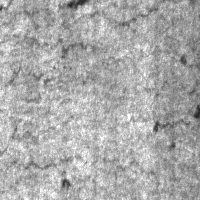
#> input picture Project_2/dataset/crazing_257.jpg, 200 x 200 px
$ python -i contour.py   (imports and definitions only)
#> lines starting #> are read from the running program, lines starting #| are printed output that depends on the picture; after the words box and inside, x2 and y2 are one past the last pixel; in counts of white or black regions, pixels touching at a corner belong together
#> further down, picture is the input picture: shape (200, 200, 3); min 35, max 255, mean 170.2
import cv2
import numpy as np

def contour_detect(img, blur_k=5, thresh=127, morph_k=3, min_erea=100):
    # B1. Chuyển sang ảnh xám
#> called with blur_k = 5, thresh = 127, morph_k = 3, min_erea = 100
    gray = cv2.cvtColor(img, cv2.COLOR_BGR2GRAY)
    # B2. Làm mờ để giảm nhiễu
    blur = cv2.GaussianBlur(gray, (blur_k, blur_k), 0)
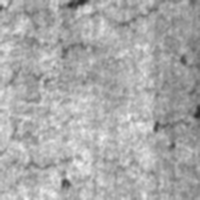
#> blur: shape (200, 200); min 45, max 245, mean 170.2
    # B3. Phân ngưỡng
    _, mask = cv2.threshold(blur, thresh, 255, cv2.THRESH_BINARY_INV)
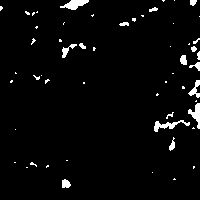
#> mask: shape (200, 200); 3.2% white; 56 white regions (40 under 20 px)
    # B4. Morphology: xóa chấm nhỏ, lấp lỗ hỏng
    kernel = np.ones((morph_k, morph_k), np.uint8)
    # B5. Tìm contour
    contours, _ = cv2.findContours(mask, cv2.RETR_EXTERNAL, cv2.CHAIN_APPROX_SIMPLE)
#> contours = 56 contours, 45 with area under 20; largest, box (x1, y1, x2, y2) and area: (60, 0, 89, 10) 132, (154, 120, 190, 132) 116, (188, 103, 200, 129) 108, (188, 80, 200, 98) 68, (62, 44, 77, 58) 52
    # B6. Giữ contour đủ lớn
    contours = [c for c in contours if cv2.contourArea(c) >= min_erea]
#> contours = 3 contours; box (x1, y1, x2, y2) and area: (60, 0, 89, 10) 132, (154, 120, 190, 132) 116, (188, 103, 200, 129) 108
    # B7. Vẽ lên ảnh gốc
    result = img.copy()
    cv2.drawContours(result, contours, -1, (0, 0, 255), 2)
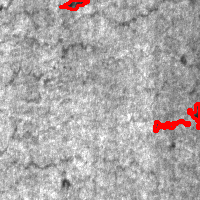
#> result: shape (200, 200, 3); 1.59% of pixels changed, all inside (x1, y1, x2, y2) = (59, 0, 200, 133)
    return result, len(contours)

>>> import cv2
>>> picture = cv2.imread('../dataset/crazing_257.jpg')
>>> result = contour_detect(picture)
